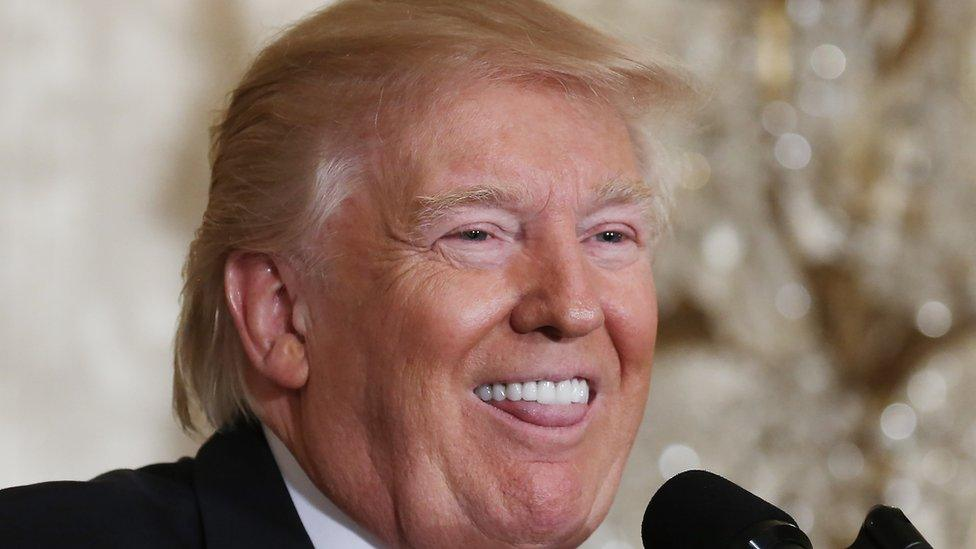
#> input picture images/trump.jpg, 976 x 549 px
$ python CW_Lesson4.py
#> lines starting #> are read from the running program, lines starting #| are printed output that depends on the picture; after the words box and inside, x2 and y2 are one past the last pixel; in counts of white or black regions, pixels touching at a corner belong together
import cv2
import numpy as np

img = cv2.imread('images/trump.jpg')
#> img is the input picture: shape (549, 976, 3); mean B, G, R 109.6, 121.5, 144.9

scale = 1
img = cv2.resize(img, (img.shape[1] // scale, img.shape[0] // scale))
print(img.shape)
#| (549, 976, 3)

img_copy = img.copy()

img = cv2.cvtColor(img, cv2.COLOR_BGR2GRAY)
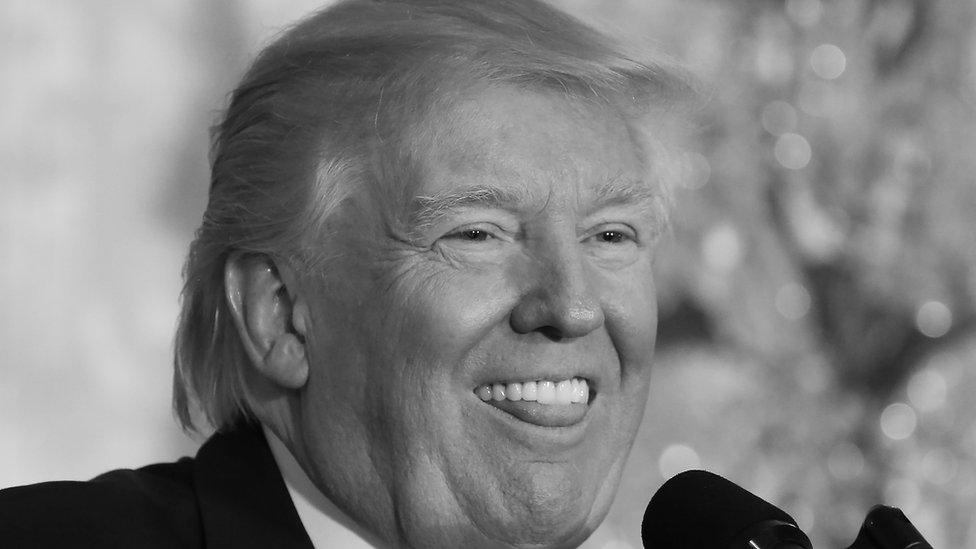
#> img: shape (549, 976); min 0, max 254, mean 127.1
img = cv2.GaussianBlur(img, (9,9), 2)

img = cv2.equalizeHist(img)
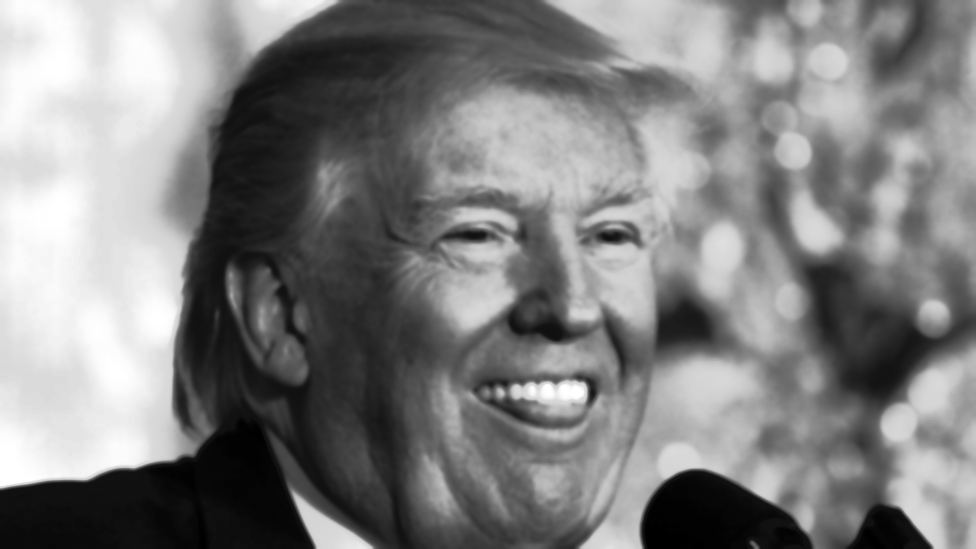
#> img: shape (549, 976); min 0, max 255, mean 128.3

img_edges = cv2.Canny(img, 170, 170)
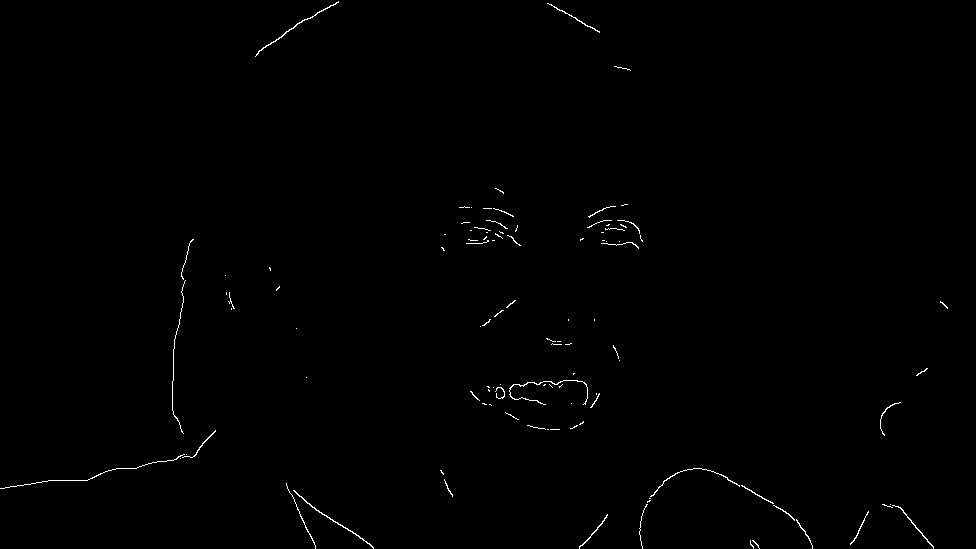
#> img_edges: shape (549, 976); 0.47% white in thin lines or dots

contours, hierarchy = cv2.findContours(img_edges, cv2.RETR_EXTERNAL, cv2.CHAIN_APPROX_SIMPLE)
#> contours = 106 contours, 98 with area under 20; largest, box (x1, y1, x2, y2) and area: (293, 490, 374, 549) 56, (255, 1, 339, 57) 51, (509, 380, 588, 405) 34, (892, 505, 934, 549) 34, (650, 468, 740, 497) 26, (579, 514, 608, 549) 26, (547, 3, 600, 33) 24, (182, 430, 216, 458) 22


for cnt in contours:
    area = cv2.contourArea(cnt)
    if area > 100:
        x, y, w, h = cv2.boundingRect(cnt)

        cv2.drawContours(img_copy, [cnt], -1, (0,255,0), 2)

        cv2.rectangle(img_copy, (x, y), (x+w, y+h), (255,0,0), 2)

        text_y = y - 5 if y - 5 > 10 else y + 15
        text = f"x:{x}, y:{y}, S:{int(area)}"
        cv2.putText(img_copy, text, (x, text_y), cv2.FONT_HERSHEY_SIMPLEX, 0.5, (0,0,255), 1, cv2.LINE_AA)
#> this loop made 106 passes
#> area on passes 4, 6, 13, 18, 22, 44: 26, 33.5, 56.5, 26.5, 21.5, 34.5


cv2.imshow("Contours and Coordinates", img_copy)
cv2.waitKey(0)
cv2.destroyAllWindows()

$ run again, with images/WIN_20260214_19_07_16_Pro.jpg copied over images/trump.jpg
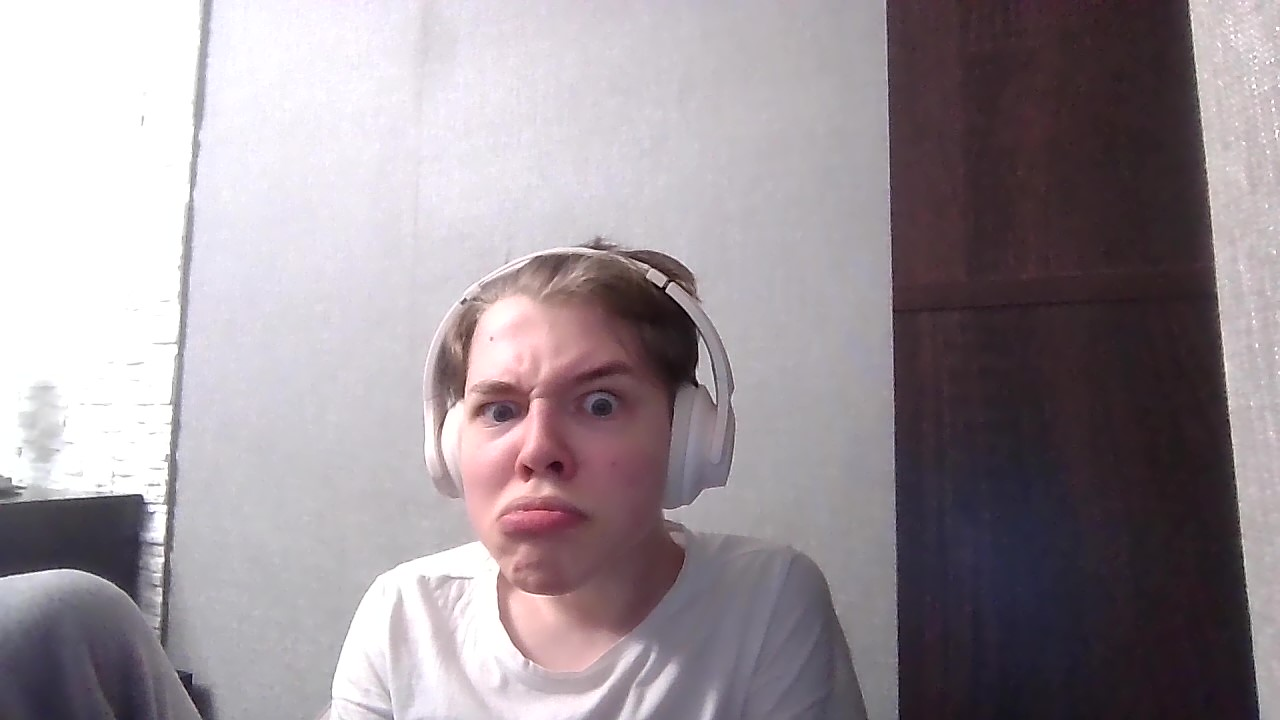
#> input picture images/WIN_20260214_19_07_16_Pro.jpg, 1280 x 720 px
#> img is the input picture: shape (720, 1280, 3); mean B, G, R 151.9, 145.9, 155.3
#| (720, 1280, 3)
#> `img = cv2.equalizeHist(img)`:
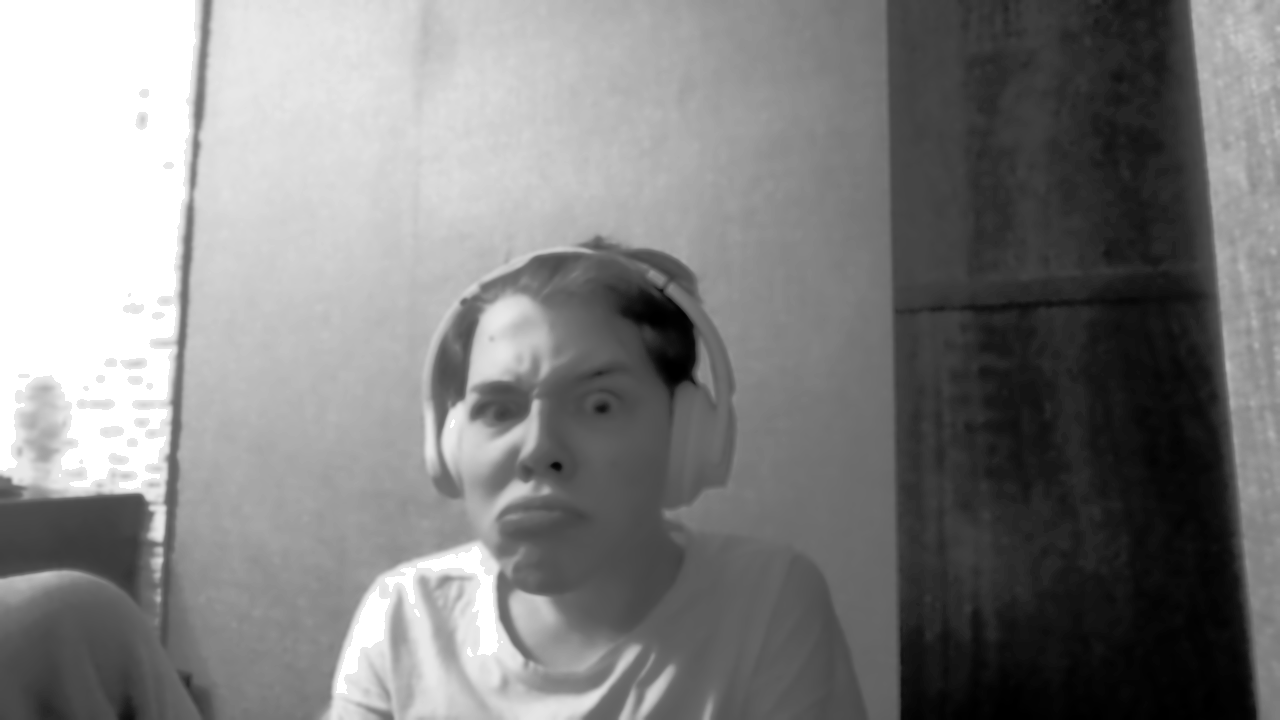
#> img: shape (720, 1280); min 0, max 255, mean 129.1
#> `img_edges = cv2.Canny(img, 170, 170)`:
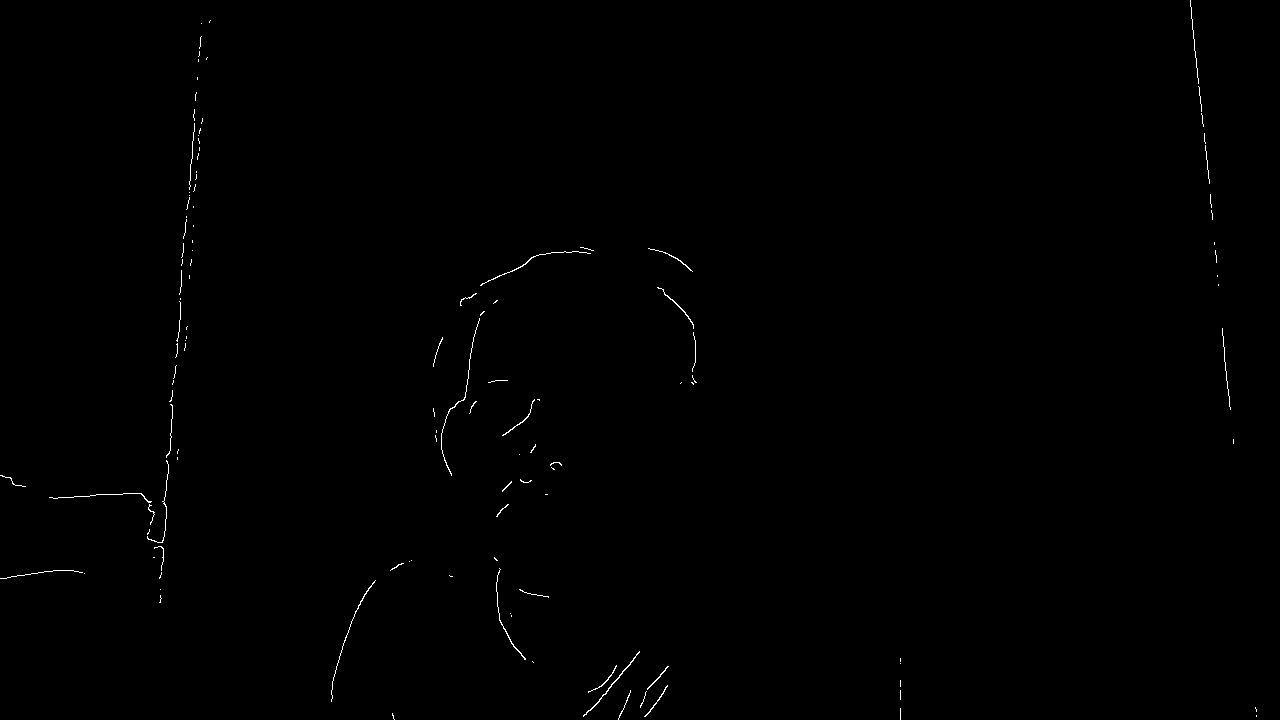
#> img_edges: shape (720, 1280); 0.3% white in thin lines or dots
#> contours = 124 contours, 117 with area under 20; largest, box (x1, y1, x2, y2) and area: (583, 651, 640, 717) 51, (657, 287, 694, 329) 28, (496, 568, 526, 660) 26, (480, 251, 591, 286) 23, (644, 685, 668, 717) 22, (502, 399, 535, 436) 22, (647, 666, 669, 690) 20
#> the loop `for cnt in contours:` made 124 passes
#> area on passes 8, 10, 15, 26, 55: 21.5, 20.5, 51, 26.5, 21.5
